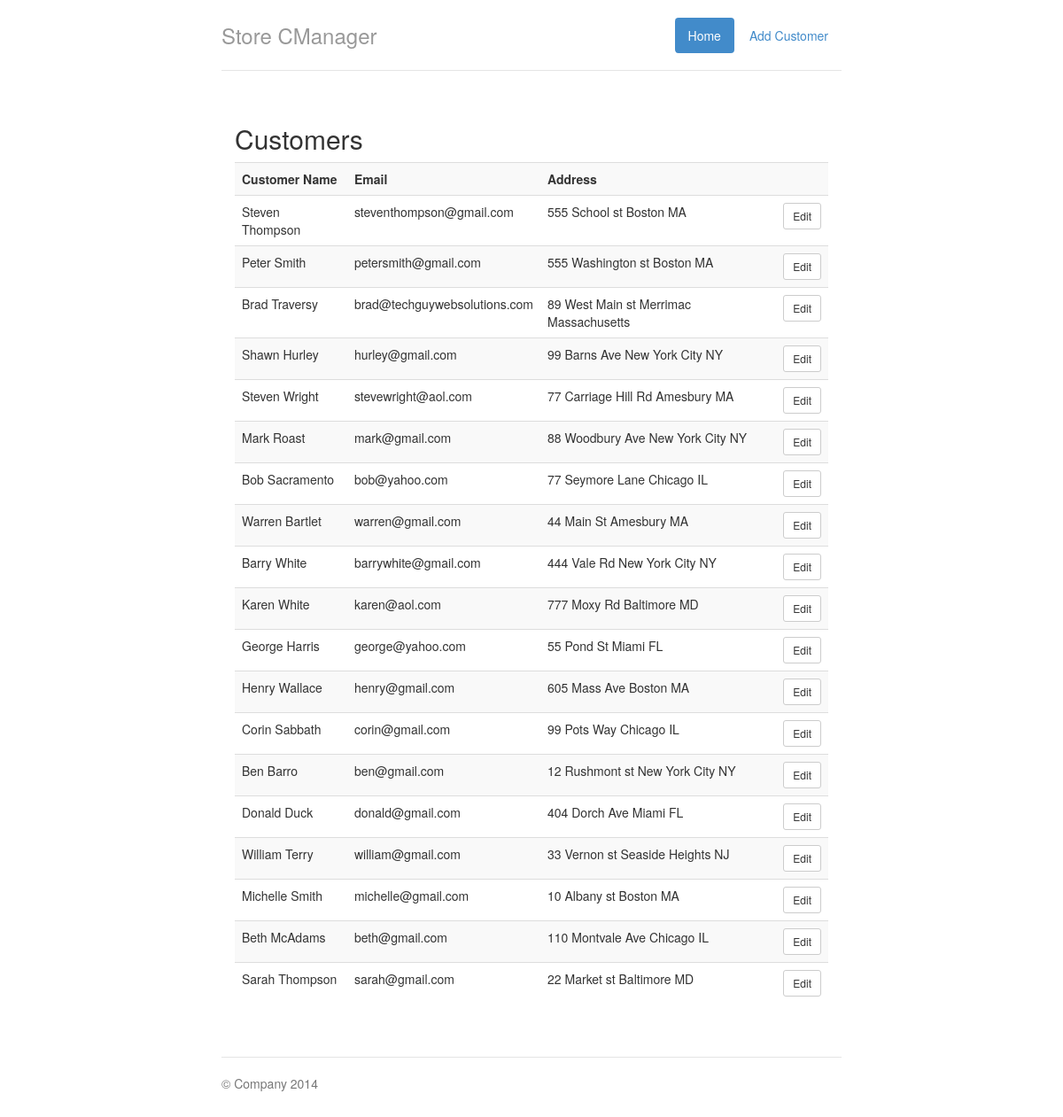
Screenshot of /cmanager/index.php with the database file from the repository.
### tables this page shows
CREATE TABLE IF NOT EXISTS `customer_addresses` (
  `id` int(11) NOT NULL AUTO_INCREMENT,
  `customer` int(11) NOT NULL,
  `address` varchar(200) NOT NULL,
  `address2` varchar(200) NOT NULL,
  `city` varchar(100) NOT NULL,
  `state` varchar(100) NOT NULL,
  `zipcode` varchar(100) NOT NULL,
  PRIMARY KEY (`id`),
  KEY `customer` (`customer`)
);

CREATE TABLE IF NOT EXISTS `customers` (
  `id` int(11) NOT NULL AUTO_INCREMENT,
  `first_name` varchar(100) NOT NULL,
  `last_name` varchar(100) NOT NULL,
  `email` varchar(150) NOT NULL,
  `password` varchar(100) NOT NULL,
  `avatar` varchar(150) NOT NULL,
  `join_date` timestamp NOT NULL DEFAULT CURRENT_TIMESTAMP,
  PRIMARY KEY (`id`)
);

### cmanager/index.php (the view, shortened to what this page needs)
<?php include('includes/database.php'); ?>
<?php
	$query ="SELECT
			 customers.id,
			 customers.first_name,
			 customers.last_name,
			 customers.email,
			 customer_addresses.address,
			 customer_addresses.city,
			 customer_addresses.state,
			 customer_addresses.zipcode
			 FROM customers
			 INNER JOIN customer_addresses
			 ON customer_addresses.customer=customers.id
			 ORDER BY join_date DESC";
	$result = $mysqli->query($query) or die($mysqli->error.__LINE__);
?>
<!DOCTYPE html>
<html lang="en">
  <head>
    <link href="css/bootstrap.min.css" rel="stylesheet">
    <link href="css/jumbotron-narrow.css" rel="stylesheet">
  </head>
  <body>
    <div class="container">
      <div class="header">
        <ul class="nav nav-pills pull-right">
          <li class="active"><a href="index.php">Home</a></li>
          <li><a href="add_customer.php">Add Customer</a></li>
        </ul>
        <h3 class="text-muted">Store CManager</h3>
      </div>
      <div class="row marketing">
        <div class="col-lg-12">
         <h2>Customers</h2>
		 <table class="table table-striped">
			<tr>
				<th>Customer Name</th>
				<th>Email</th>
				<th>Address</th>
				<th></th>
			</tr>
			<?php
				if($result->num_rows > 0) {
				while($row = $result->fetch_assoc()){
					$output ='<tr>';
					$output .='<td>'.$row['first_name'].' '.$row['last_name'].'</td>';
					$output .='<td>'.$row['email'].'</td>';
					$output .='<td>'.$row['address'].' '.$row['city'].' '.$row['state'].'</td>';
					$output .='<td><a href="edit_customer.php?id='.$row['id'].'" class="btn btn-default btn-sm">Edit</a></td>';
					$output .='</tr>';
					echo $output;
				}
			} else {
				echo "Sorry, no customers were found";
			}
			?>
		</table>
        </div>
      </div>
      <div class="footer">
        <p>&copy; Company 2014</p>
      </div>
    </div>
  </body>
</html>

### cmanager/css/jumbotron-narrow.css (style rules this page uses)
body { padding-top: 20px; padding-bottom: 20px; }
.header, .marketing, .footer { padding-right: 15px; padding-left: 15px; }
.header { border-bottom: 1px solid #e5e5e5; }
.header h3 { padding-bottom: 19px; margin-top: 0; margin-bottom: 0; line-height: 40px; }
.footer { padding-top: 19px; color: #777; border-top: 1px solid #e5e5e5; }
@media (min-width: 768px) { .container { max-width: 730px; } }
.marketing { margin: 40px 0; }
@media screen and (min-width: 768px) { .header, .marketing, .footer { padding-right: 0; padding-left: 0; } }
@media screen and (min-width: 768px) { .header { margin-bottom: 30px; } }

### rows the page displays
customer_addresses: customer.first_name "Steven", customer.last_name "Thompson", customer.email "steventhompson@gmail.com", address "555 School st", city "Boston", state "MA"
customer_addresses: customer.first_name "Peter", customer.last_name "Smith", customer.email "petersmith@gmail.com", address "555 Washington st", city "Boston", state "MA"
customer_addresses: customer.first_name "Brad", customer.last_name "Traversy", customer.email "brad@techguywebsolutions.com", address "89 West Main st", city "Merrimac", state "Massachusetts"
customer_addresses: customer.first_name "Shawn", customer.last_name "Hurley", customer.email "hurley@gmail.com", address "99 Barns Ave", city "New York City", state "NY"
customer_addresses: customer.first_name "Steven", customer.last_name "Wright", customer.email "stevewright@aol.com", address "77 Carriage Hill Rd", city "Amesbury", state "MA"
customer_addresses: customer.first_name "Mark", customer.last_name "Roast", customer.email "mark@gmail.com", address "88 Woodbury Ave", city "New York City", state "NY"
customer_addresses: customer.first_name "Bob", customer.last_name "Sacramento", customer.email "bob@yahoo.com", address "77 Seymore Lane", city "Chicago", state "IL"
customer_addresses: customer.first_name "Warren", customer.last_name "Bartlet", customer.email "warren@gmail.com", address "44 Main St", city "Amesbury", state "MA"
customer_addresses: customer.first_name "Barry", customer.last_name "White", customer.email "barrywhite@gmail.com", address "444 Vale Rd", city "New York City", state "NY"
customer_addresses: customer.first_name "Karen", customer.last_name "White", customer.email "karen@aol.com", address "777 Moxy Rd", city "Baltimore", state "MD"
customer_addresses: customer.first_name "George", customer.last_name "Harris", customer.email "george@yahoo.com", address "55 Pond St", city "Miami", state "FL"
customer_addresses: customer.first_name "Henry", customer.last_name "Wallace", customer.email "henry@gmail.com", address "605 Mass Ave", city "Boston", state "MA"
customer_addresses: customer.first_name "Corin", customer.last_name "Sabbath", customer.email "corin@gmail.com", address "99 Pots Way", city "Chicago", state "IL"
customer_addresses: customer.first_name "Ben", customer.last_name "Barro", customer.email "ben@gmail.com", address "12 Rushmont st", city "New York City", state "NY"
customer_addresses: customer.first_name "Donald", customer.last_name "Duck", customer.email "donald@gmail.com", address "404 Dorch Ave", city "Miami", state "FL"
customer_addresses: customer.first_name "William", customer.last_name "Terry", customer.email "william@gmail.com", address "33 Vernon st", city "Seaside Heights", state "NJ"
customer_addresses: customer.first_name "Michelle", customer.last_name "Smith", customer.email "michelle@gmail.com", address "10 Albany st", city "Boston", state "MA"
customer_addresses: customer.first_name "Beth", customer.last_name "McAdams", customer.email "beth@gmail.com", address "110 Montvale Ave", city "Chicago", state "IL"
customer_addresses: customer.first_name "Sarah", customer.last_name "Thompson", customer.email "sarah@gmail.com", address "22 Market st", city "Baltimore", state "MD"
